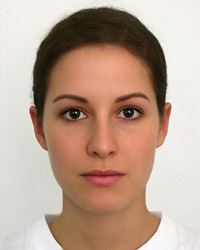
#> input picture images/face.png, 200 x 250 px, found by its file name
$ python mask.py
#> lines starting #> are read from the running program, lines starting #| are printed output that depends on the picture; after the words box and inside, x2 and y2 are one past the last pixel; in counts of white or black regions, pixels touching at a corner belong together
import cv2
import numpy as np

# Load image
img = cv2.imread("images/face.png")
#> img is the input picture: shape (250, 200, 3); mean B, G, R 145.5, 161.8, 187.3
# else
img2 = cv2.imread('images/face2.png')
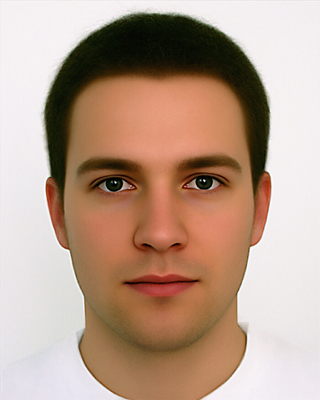
#> input picture images/face2.png, 320 x 400 px, found by its file name
#> img2 is the input picture: shape (400, 320, 3); mean B, G, R 140.9, 158, 184.4
img2 = cv2.resize(img2 , (img.shape[1] , img.shape[0] ))
#> img2: shape (250, 200, 3)

# Create a blank mask (same size as the image)
mask = np.zeros(img.shape[:2], dtype="uint8")

# Define a circular region for masking
cv2.circle(mask, (200, 200), 100, 255, -1)
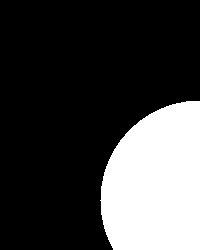
#> mask: shape (250, 200); 25% white; 1 white region, box (x1, y1, x2, y2) and area: (100, 101, 200, 250) 12518

# Apply the mask
result = cv2.bitwise_and(img, img, mask=mask)
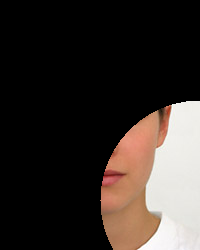
#> result: shape (250, 200, 3); mean B, G, R 41.5, 45.8, 53.3

# Show the images
cv2.imshow("Original", img)
cv2.imshow("Mask", mask)
cv2.imshow("Masked Image", result)
cv2.waitKey(0)
cv2.destroyAllWindows()
